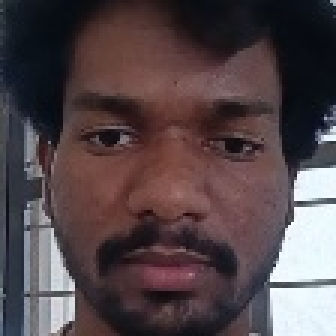
#> input picture faces/100525742107/0.jpg, 112 x 112 px, given in place of the camera (shown 3 times larger)
$ python detect.py
#> lines starting #> are read from the running program, lines starting #| are printed output that depends on the picture; after the words box and inside, x2 and y2 are one past the last pixel; in counts of white or black regions, pixels touching at a corner belong together
"""
detect.py
─────────────────────────────────────
Face Detection using MTCNN
Detects faces in real-time from webcam
and returns bounding boxes + landmarks
"""

import cv2
import numpy as np

# Multi-cascade face detectors for maximum detection coverage across lighting and angles
_alt2_detector = None
_default_detector = None

def _get_detectors():
    global _alt2_detector, _default_detector
    if _alt2_detector is None:
        _alt2_detector = cv2.CascadeClassifier(cv2.data.haarcascades + 'haarcascade_frontalface_alt2.xml')
    if _default_detector is None:
        _default_detector = cv2.CascadeClassifier(cv2.data.haarcascades + 'haarcascade_frontalface_default.xml')
    return _alt2_detector, _default_detector


def _nms_boxes(boxes, overlap_thresh=0.35):
    """Merge overlapping bounding boxes (Non-Maximum Suppression)."""
    if len(boxes) == 0:
        return []
    boxes = np.array(boxes, dtype=np.float32)
    pick = []
    x1 = boxes[:, 0]
    y1 = boxes[:, 1]
    x2 = boxes[:, 0] + boxes[:, 2]
    y2 = boxes[:, 1] + boxes[:, 3]
    area = (x2 - x1 + 1) * (y2 - y1 + 1)
    idxs = np.argsort(area)[::-1]
    while len(idxs) > 0:
        i = idxs[0]
        pick.append(i)
        suppress = [0]
        for pos in range(1, len(idxs)):
            j = idxs[pos]
            xx1 = max(x1[i], x1[j])
            yy1 = max(y1[i], y1[j])
            xx2 = min(x2[i], x2[j])
            yy2 = min(y2[i], y2[j])
            w = max(0, xx2 - xx1 + 1)
            h = max(0, yy2 - yy1 + 1)
            overlap = float(w * h) / (area[j] + 1e-6)
            if overlap > overlap_thresh:
                suppress.append(pos)
        idxs = np.delete(idxs, suppress)
    return [boxes[i].astype(int).tolist() for i in pick]


def detect_faces(frame):
    """
    Detect genuine human faces in a given BGR frame using ultra-fast OpenCV Haar Cascades + NMS.
    Runs in < 15 milliseconds.
    """
    faces = []
    if frame is None or frame.size == 0:
        return faces

    try:
        alt2_det, def_det = _get_detectors()
        gray = cv2.cvtColor(frame, cv2.COLOR_BGR2GRAY)

        # Equalize histogram for fast robust detection in low/varying lighting
        gray_eq = cv2.equalizeHist(gray)

        raw_boxes = alt2_det.detectMultiScale(
            gray_eq,
            scaleFactor=1.08,
            minNeighbors=4,
            minSize=(30, 30)
        )

        if len(raw_boxes) == 0:
            raw_boxes = def_det.detectMultiScale(
                gray_eq,
                scaleFactor=1.08,
                minNeighbors=4,
                minSize=(30, 30)
            )

        # Apply Non-Maximum Suppression to prevent duplicate/stacked boxes
        clean_boxes = _nms_boxes(list(raw_boxes), overlap_thresh=0.35)

        for (x, y, w, h) in clean_boxes:
            # Aspect ratio check: genuine human faces have aspect ratio between 0.65 and 1.30
            aspect = float(w) / float(h) if h > 0 else 1.0
            if aspect < 0.65 or aspect > 1.30:
                continue

            face_crop = frame[y:y+h, x:x+w]
            if face_crop.size == 0:
                continue

            # Dual-model human skin chrominance check (YCrCb + HSV)
            # Rejects white plastic switchboards, electrical sockets, grey walls, metal, wires, and tiles
            ycrcb = cv2.cvtColor(face_crop, cv2.COLOR_BGR2YCrCb)
            cr = ycrcb[:, :, 1]
            cb = ycrcb[:, :, 2]
            skin_ycrcb = (cr >= 130) & (cr <= 175) & (cb >= 75) & (cb <= 130)

            hsv = cv2.cvtColor(face_crop, cv2.COLOR_BGR2HSV)
            h_chan = hsv[:, :, 0]
            s_chan = hsv[:, :, 1]
            v_chan = hsv[:, :, 2]
            skin_hsv = ((h_chan <= 28) | (h_chan >= 165)) & (s_chan >= 20) & (s_chan <= 230) & (v_chan >= 35)

            skin_mask = skin_ycrcb & skin_hsv
            skin_ratio = float(np.sum(skin_mask)) / float(w * h)

            # Enforce stricter skin check for small/distant crops to filter out background false positives (like curtains/wood)
            min_skin = 0.22 if (w < 60 or h < 60) else 0.10
            if skin_ratio < min_skin:
                continue  # Skip non-human objects, switchboards, and background items

            faces.append({
                'box': [int(x), int(y), int(w), int(h)],
                'confidence': 0.95,
                'keypoints': {}
            })
    except Exception as e:
        print(f"[detect.py] Detection error: {e}")

    # Sort faces by area (largest first)
    faces.sort(key=lambda f: f['box'][2] * f['box'][3], reverse=True)
    return faces


def crop_face(frame, padding=20):
    """
    Detect and crop the largest/most confident face in a frame.

    Args:
        frame   : BGR image from OpenCV
        padding : pixels to add around face box

    Returns:
        cropped face resized to 112x112 (ArcFace input size)
        or None if no face detected
    """
    faces = detect_faces(frame)

    if not faces:
        return None

    # detect_faces now sorts by area, so faces[0] is the largest face
    face = faces[0]

    x, y, w, h = face['box']

    # Add padding (clamped to frame borders)
    x1 = max(0, x - padding)
    y1 = max(0, y - padding)
    x2 = min(frame.shape[1], x + w + padding)
    y2 = min(frame.shape[0], y + h + padding)

    cropped = frame[y1:y2, x1:x2]

    if cropped.size == 0:
        return None

    # Resize to standard ArcFace input
    return cv2.resize(cropped, (112, 112))


def draw_detections(frame, faces, label=None):
    """
    Draw bounding boxes and landmarks on frame.

    Args:
        frame  : BGR image
        faces  : output from detect_faces()
        label  : optional text label override

    Returns:
        annotated frame
    """
    for face in faces:
        if face['confidence'] < 0.95:
            continue

        x, y, w, h = face['box']
        conf = face['confidence']

        # Bounding box
        cv2.rectangle(frame, (x, y), (x + w, y + h), (0, 255, 0), 2)

        # Label
        text = label if label else f"Face {conf:.2f}"
        cv2.putText(frame, text, (x, y - 10),
                    cv2.FONT_HERSHEY_SIMPLEX, 0.6, (0, 255, 0), 2)

        # Facial landmarks (eyes, nose, mouth corners)
        for point in face['keypoints'].values():
            cv2.circle(frame, point, 4, (0, 0, 255), -1)

    # Face count
    cv2.putText(frame, f"Faces: {len(faces)}", (10, 30),
                cv2.FONT_HERSHEY_SIMPLEX, 0.8, (255, 0, 0), 2)

    return frame


def run_live_detection():
    """
    Run real-time face detection from webcam.
    Press Q to quit.
    """
    cam = cv2.VideoCapture(0)

    if not cam.isOpened():
        print("[ERROR] Cannot open camera")
        return

    print("[*] Live detection running... Press Q to quit")

    while True:
        ret, frame = cam.read()
#> frame is the input picture: shape (112, 112, 3); mean B, G, R 74.1, 70.5, 83.9
        if not ret:
            break

        faces = detect_faces(frame)
#> in detect_faces, `gray = cv2.cvtColor(frame, cv2.COLOR_BGR2GRAY)`:
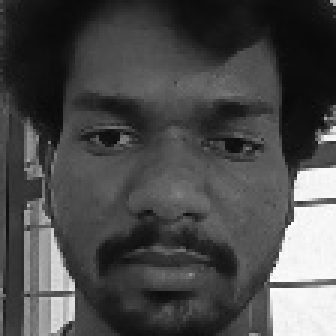
#> gray: shape (112, 112) (shown 3 times larger); min 8, max 252, mean 74.9
#> in detect_faces, `gray_eq = cv2.equalizeHist(gray)`:
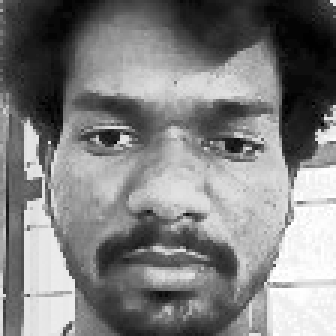
#> gray_eq: shape (112, 112) (shown 3 times larger); min 0, max 255, mean 128.7
#> in detect_faces, `raw_boxes = alt2_det.detectMultiScale( gray_eq, scaleFactor=1.08, minN..`: raw_boxes = [[9, 10, 92, 92]]
#> in _nms_boxes, `x1 = boxes[:, 0]`: x1 = [9]
#> in _nms_boxes, `y1 = boxes[:, 1]`: y1 = [10]
#> in _nms_boxes, `x2 = boxes[:, 0] + boxes[:, 2]`: x2 = [101]
#> in _nms_boxes, `y2 = boxes[:, 1] + boxes[:, 3]`: y2 = [102]
#> in _nms_boxes, `area = (x2 - x1 + 1) * (y2 - y1 + 1)`: area = [8649]
#> in _nms_boxes, `idxs = np.argsort(area)[::-1]`: idxs = [0]
#> the loop in _nms_boxes, `while len(idxs) > 0:` made 1 pass
#> i on pass 1: 0
#> after the loop in _nms_boxes, `while len(idxs) > 0:`: idxs = empty array; pick = [0]
#> in detect_faces, `clean_boxes = _nms_boxes(list(raw_boxes), overlap_thresh=0.35)`: clean_boxes = [[9, 10, 92, 92]]
#> the loop in detect_faces, `for (x, y, w, h) in clean_boxes:` made 1 pass
#> (x, y, w, h, aspect, skin_ratio, min_skin) on pass 1: (9, 10, 92, 92, 1, 0.685, 0.1)
#> pass 1, in detect_faces, `face_crop = frame[y:y+h, x:x+w]`:
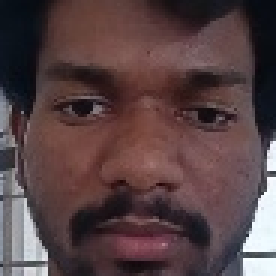
#> face_crop: shape (92, 92, 3) (shown 3 times larger); mean B, G, R 68.4, 66.5, 87
#> pass 1, in detect_faces, `cr = ycrcb[:, :, 1]`:
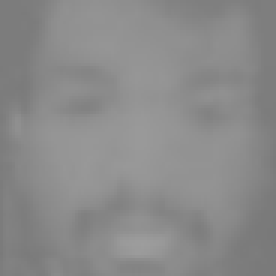
#> cr: shape (92, 92) (shown 3 times larger); min 121, max 157, mean 138.1
#> pass 1, in detect_faces, `cb = ycrcb[:, :, 2]`:
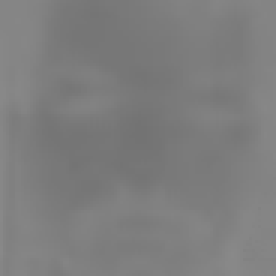
#> cb: shape (92, 92) (shown 3 times larger); min 115, max 137, mean 125.5
#> after the loop in detect_faces, `for (x, y, w, h) in clean_boxes:`: faces = 1 item
#> faces = 1 item
        frame = draw_detections(frame, faces)
#> the loop in draw_detections, `for face in faces:` made 1 pass
#> (x, y, w, h, conf, text) on pass 1: (9, 10, 92, 92, 0.95, 'Face 0.95')
#> after the loop in draw_detections, `for face in faces:`:
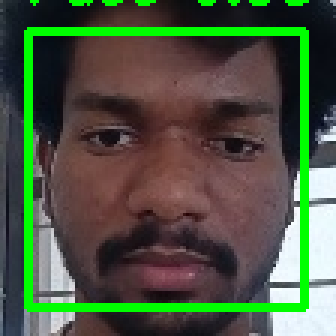
#> frame: shape (112, 112, 3) (shown 3 times larger); 9.41% of pixels changed, all inside (x1, y1, x2, y2) = (8, 0, 103, 104)
#> in draw_detections, `cv2.putText(frame, f"Faces: {len(faces)}", (10, 30), cv2.FONT_HERSHEY_..`:
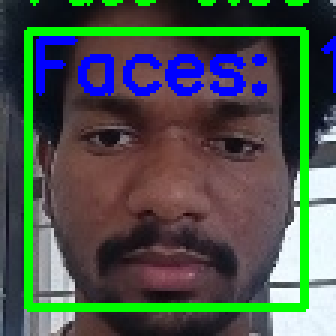
#> frame: shape (112, 112, 3) (shown 3 times larger); 4.74% of pixels changed, all inside (x1, y1, x2, y2) = (12, 12, 112, 32)

        cv2.imshow("MTCNN Face Detection", frame)

        if cv2.waitKey(1) & 0xFF == ord('q'):
#> (key q is pressed here)
            break

    cam.release()
    cv2.destroyAllWindows()


if __name__ == "__main__":
    run_live_detection()
